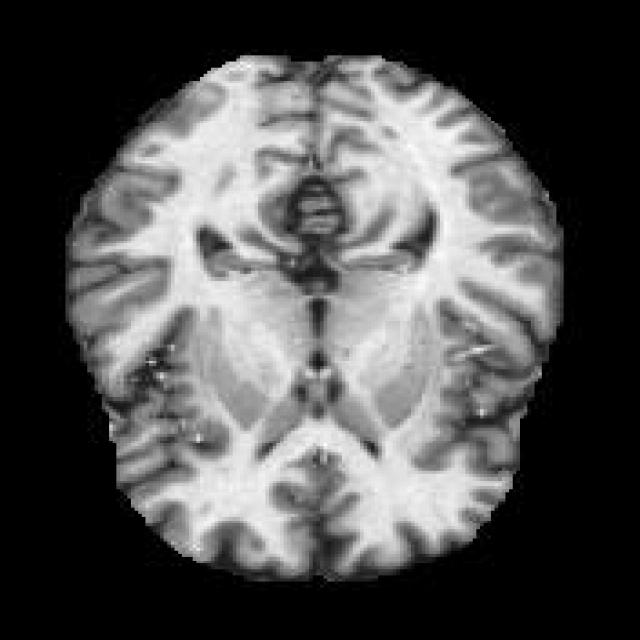
#> input picture src/data/Alzheimer-s Disease Detection.v1i.yolov5pytorch/test/images/NoneDem-9-_jpg.rf.5da58cb6258651e1a070922dee8ad9df.jpg, 640 x 640 px
$ python -i pipeline.py   (imports and definitions only)
#> lines starting #> are read from the running program, lines starting #| are printed output that depends on the picture; after the words box and inside, x2 and y2 are one past the last pixel; in counts of white or black regions, pixels touching at a corner belong together
# pipeline.py
import cv2
from inference_sdk import InferenceHTTPClient
from alzheimer_detection.src.utils.constants import API_URL, API_KEY, MODEL_ID
from alzheimer_detection.src.utils.helpers import update_image_in_ui, display_predictions_in_table

# Set up the Inference Client
# [1 line that did not run here, left out]

# [32 lines left out: function process_image, not called in this run]
from inference_sdk import InferenceHTTPClient
from alzheimer_detection.src.utils.constants import API_URL, API_KEY, MODEL_ID
from alzheimer_detection.src.utils.helpers import update_image_in_ui, display_predictions_in_table

# Set up the Inference Client
# [1 line that did not run here, left out]

import tempfile
import os
# [75 lines left out: function process_live_feed, not called in this run]


def is_mri_scan_detected(frame):
    """
    A function that determines whether an MRI scan is detected in the frame.
    Placeholder logic: You should replace this with a better method.
    """
    gray = cv2.cvtColor(frame, cv2.COLOR_BGR2GRAY)
    ret, thresh = cv2.threshold(gray, 200, 255, cv2.THRESH_BINARY)

    # For example, check if the image is mostly white (like an MRI scan)
    if cv2.countNonZero(thresh) > 5000:
        return True
    return False

>>> import cv2
>>> picture = cv2.imread('../data/Alzheimer-s Disease Detection.v1i.yolov5pytorch/test/images/NoneDem-9-_jpg.rf.5da58cb6258651e1a070922dee8ad9df.jpg')
#> picture is the input picture: shape (640, 640, 3); min 0, max 255, mean 80.5
>>> result = is_mri_scan_detected(picture)
#> in is_mri_scan_detected, `ret, thresh = cv2.threshold(gray, 200, 255, cv2.THRESH_BINARY)`:
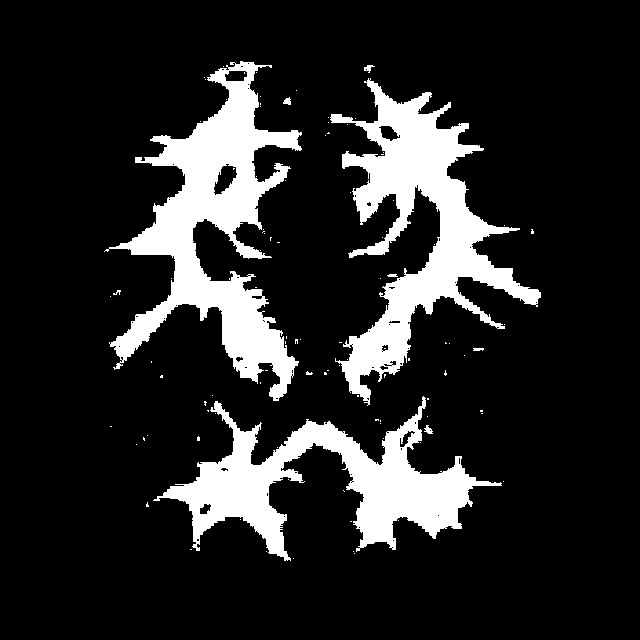
#> thresh: shape (640, 640); 15.2% white; 103 white regions (94 under 20 px), largest, box (x1, y1, x2, y2) and area: (104, 61, 302, 401) 22493, (330, 78, 541, 406) 20957, (153, 396, 502, 561) 18321
#> result = True
